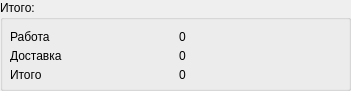
  <widget class="QGroupBox" name="groupBox_6">
   <property name="geometry">
    <rect>
     <x>10</x>
     <y>410</y>
     <width>351</width>
     <height>91</height>
    </rect>
   </property>
   <property name="title">
    <string>Итого:</string>
   </property>
   <property name="flat">
    <bool>false</bool>
   </property>
   <widget class="QWidget" name="verticalLayoutWidget_3">
    <property name="geometry">
     <rect>
      <x>10</x>
      <y>30</y>
      <width>331</width>
      <height>51</height>
     </rect>
    </property>
    <layout class="QGridLayout" name="gridLayout">
     <item row="0" column="0">
      <widget class="QLabel" name="workPriceLabel_DEP">
       <property name="text">
        <string>Работа</string>
       </property>
      </widget>
     </item>
     <item row="1" column="0">
      <widget class="QLabel" name="deliveryPriceLabel_DEP">
       <property name="text">
        <string>Доставка</string>
       </property>
      </widget>
     </item>
     <item row="1" column="1">
      <widget class="QLabel" name="deliveryPriceLabel">
       <property name="text">
        <string>0</string>
       </property>
      </widget>
     </item>
     <item row="2" column="0">
      <widget class="QLabel" name="summaryPriceLabel_DEP">
       <property name="text">
        <string>Итого</string>
       </property>
      </widget>
     </item>
     <item row="2" column="1">
      <widget class="QLabel" name="summaryPriceLabel">
       <property name="text">
        <string>0</string>
       </property>
      </widget>
     </item>
     <item row="0" column="1">
      <widget class="QLabel" name="workPriceLabel">
       <property name="text">
        <string>0</string>
       </property>
      </widget>
     </item>
    </layout>
   </widget>
  </widget>
